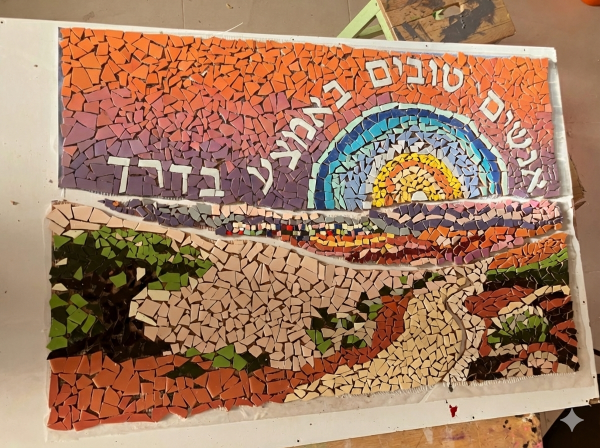
#> input picture assets/reference_images/yael_mosaic_sample_01.png, 1200 x 896 px (shown at 1/2 size)
$ python -i flow_field.py   (imports and definitions only)
#> lines starting #> are read from the running program, lines starting #| are printed output that depends on the picture
from __future__ import annotations

from dataclasses import dataclass

import numpy as np
from scipy.ndimage import gaussian_filter, sobel
from skimage.color import rgb2gray

from mosaic_agent.tile_map_models import FlowStrength, PhysicalScale


# [6 lines that did not run here, left out]


@dataclass(frozen=True)
class FlowField:
    orientation_radians: np.ndarray
    confidence: np.ndarray
    magnitude: np.ndarray


def compute_gradient_orientation_field(
    source_rgb: np.ndarray,
    sigma: float = 2.0,
) -> FlowField:
#> called with sigma = 2
    source = np.asarray(source_rgb)
    if source.ndim != 3 or source.shape[-1] != 3:
        raise ValueError("source image must have shape (height, width, 3)")
    if sigma < 0:
        raise ValueError("flow smoothing sigma cannot be negative")

    grayscale = np.asarray(rgb2gray(source), dtype=np.float64)
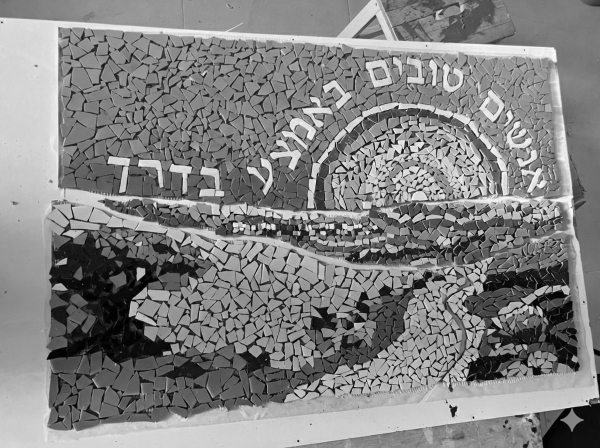
#> grayscale: shape (896, 1200) float64 (shown at 1/2 size); min 0, max 0.999, mean 0.515
    gradient_x = sobel(grayscale, axis=1, mode="reflect")
    gradient_y = sobel(grayscale, axis=0, mode="reflect")
    magnitude = np.hypot(gradient_x, gradient_y)
    tangent = np.arctan2(gradient_y, gradient_x) + np.pi / 2.0
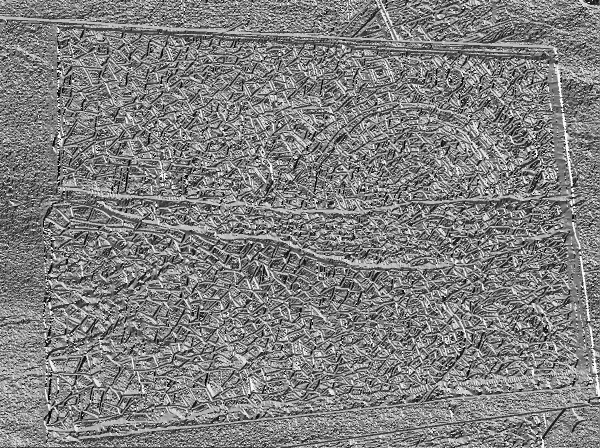
#> tangent: shape (896, 1200) float64 (shown at 1/2 size); min -1.57, max 4.71, mean 1.59; drawn with min black and max white

    vector_x = magnitude * np.cos(2.0 * tangent)
    vector_y = magnitude * np.sin(2.0 * tangent)
    if sigma > 0:
        vector_x = gaussian_filter(vector_x, sigma=sigma, mode="reflect")
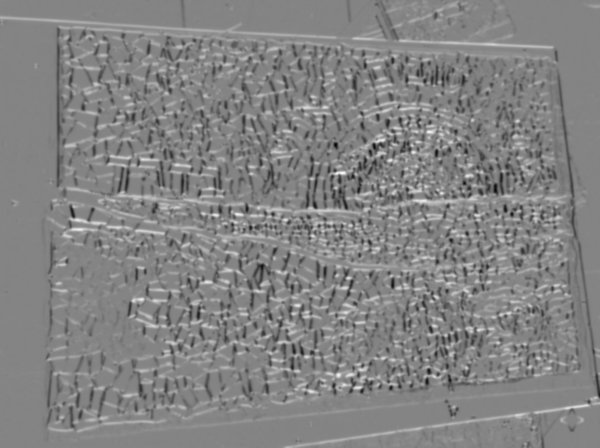
#> vector_x: shape (896, 1200) float64 (shown at 1/2 size); min -1.77, max 1.65, mean -0.0062; drawn with min black and max white
        vector_y = gaussian_filter(vector_y, sigma=sigma, mode="reflect")
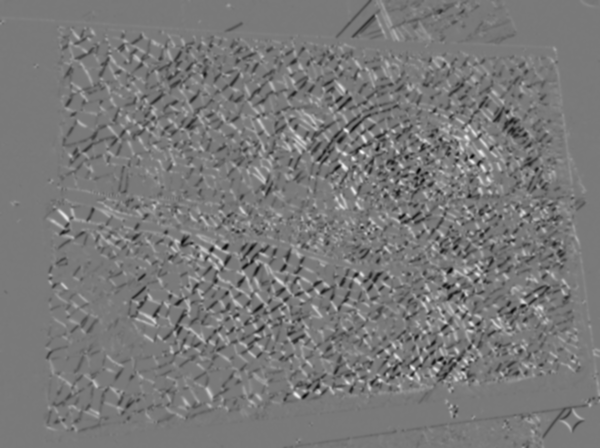
#> vector_y: shape (896, 1200) float64 (shown at 1/2 size); min -1.51, max 1.65, mean -0.00832; drawn with min black and max white
        denominator = gaussian_filter(magnitude, sigma=sigma, mode="reflect")
    else:
        denominator = magnitude

    resultant = np.hypot(vector_x, vector_y)
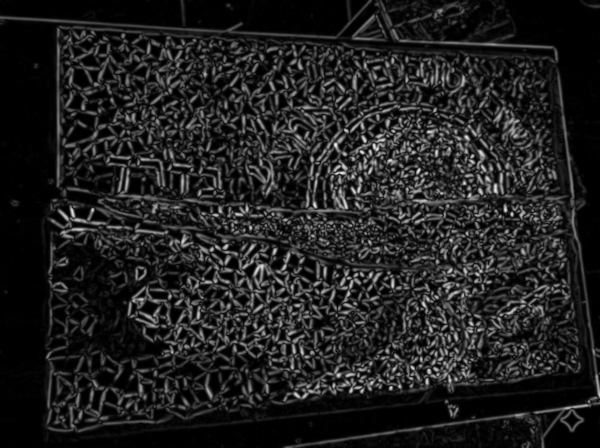
#> resultant: shape (896, 1200) float64 (shown at 1/2 size); min 1.56e-05, max 1.78, mean 0.231; drawn with min black and max white
    confidence = np.divide(
        resultant,
        denominator,
        out=np.zeros_like(resultant),
        where=denominator > np.finfo(np.float64).eps,
    )
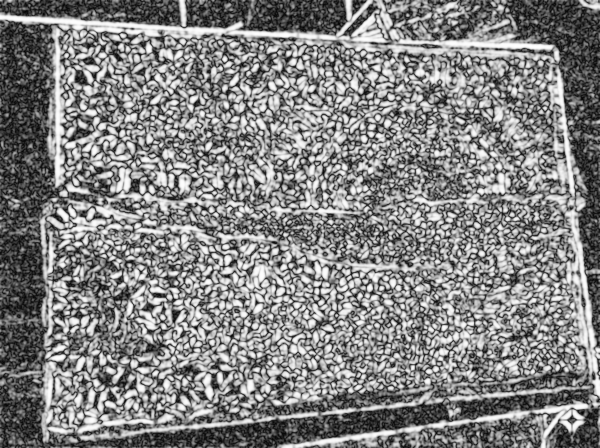
#> confidence: shape (896, 1200) float64 (shown at 1/2 size); min 0.00037, max 0.997, mean 0.514
    confidence = np.clip(confidence, 0.0, 1.0)
    orientation = np.mod(0.5 * np.arctan2(vector_y, vector_x), np.pi)
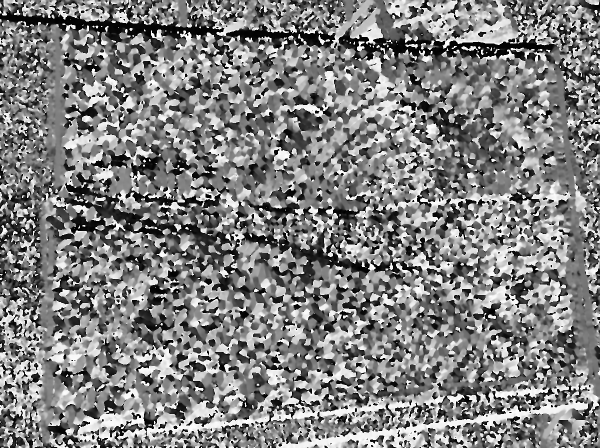
#> orientation: shape (896, 1200) float64 (shown at 1/2 size); min 5.19e-07, max 3.14, mean 1.59; drawn with min black and max white
    return FlowField(
        orientation_radians=orientation,
        confidence=confidence,
        magnitude=magnitude,
    )


# [70 lines left out: functions dominant_orientation_for_mask, pca_orientation_for_mask, blend_axial_orientations, resolve_region_orientation, not called in this run]

>>> import cv2
>>> picture = cv2.cvtColor(cv2.imread('../assets/reference_images/yael_mosaic_sample_01.png'), cv2.COLOR_BGR2RGB)
>>> result = compute_gradient_orientation_field(picture)
